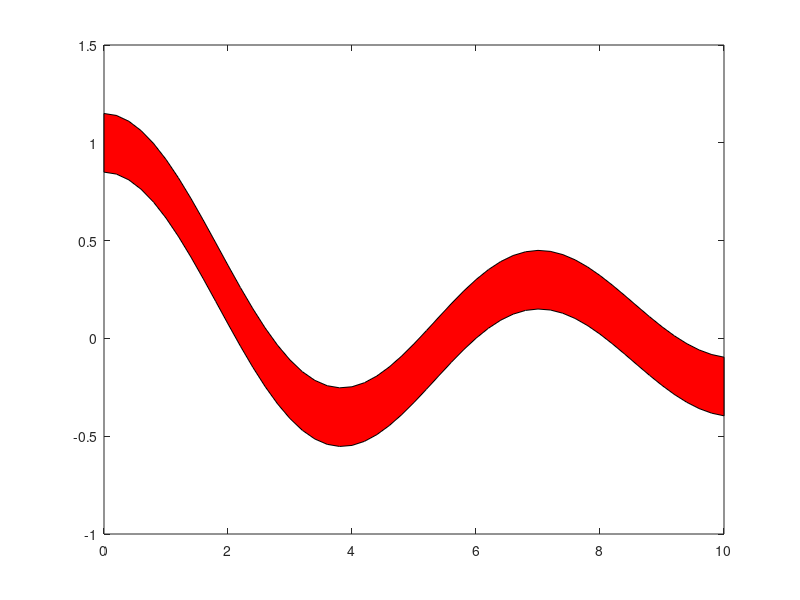

The MATLAB script that drew this image: (Note: this script raises an error after producing the figure.)
x = 0:0.2:10;                     
y = besselj(0, x);

xconf = [x x(end:-1:1)] ;         
yconf = [y+0.15 y(end:-1:1)-0.15];

figure;
p = fill(xconf,yconf,'red');
p.FaceColor = [1 0.8 0.8];      
p.EdgeColor = 'white' ;  
alpha(0.3);

hold on;
plot(x,y,'ro');
hold off;